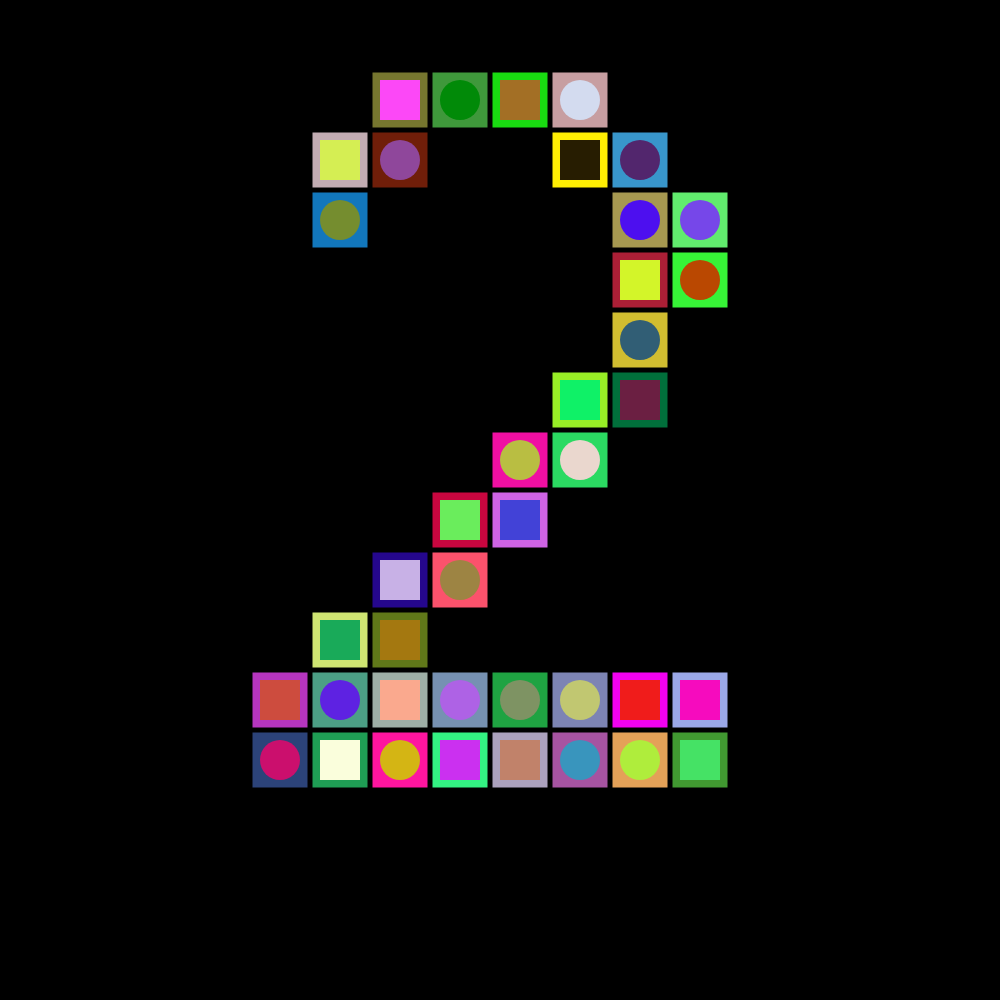
Frame 1 (no input)
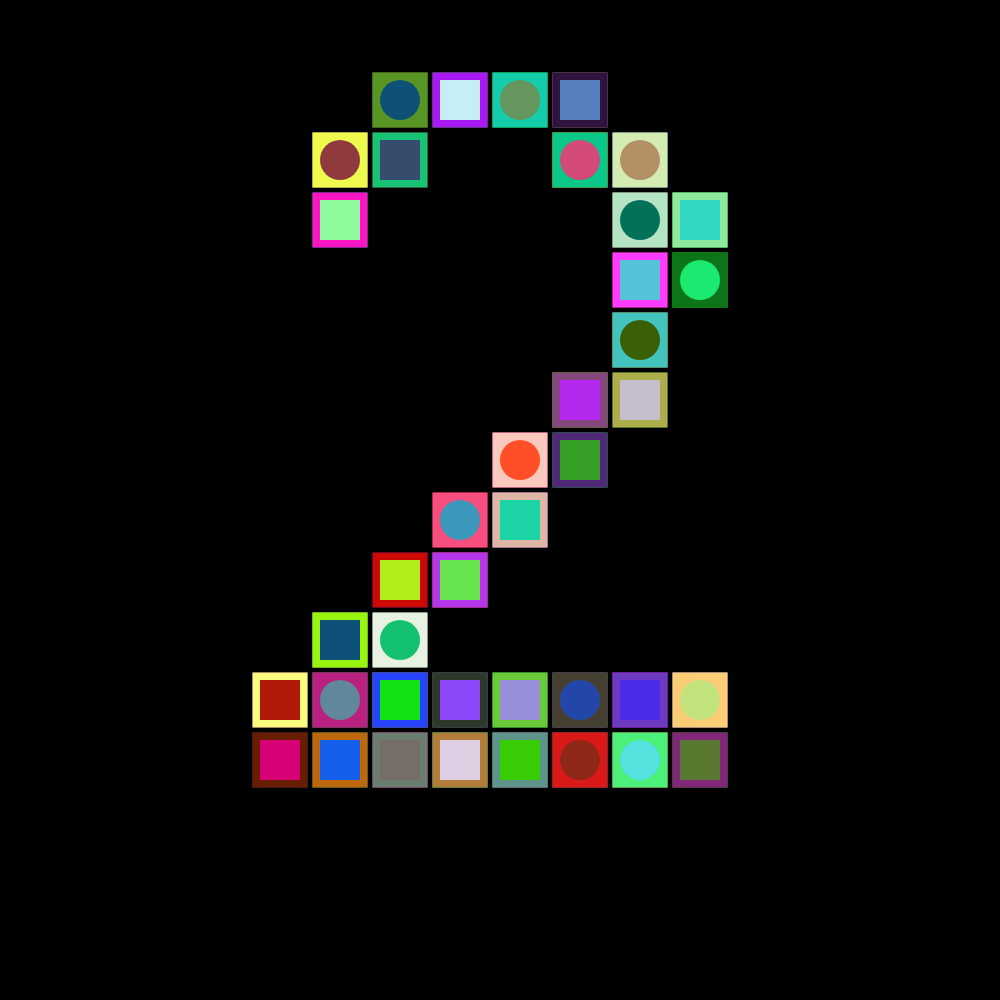
Frame 2 (the mouse pressed at the canvas centre, redrawn once)

The p5.js sketch that drew these frames (run headless with seeded random() and noise() and a simulated clock; the mouse was pressed at the canvas centre and the sketch redrawn once):

// p5.js sketch
// ── sketch.js
const canvasWidth = 1000;
const canvasHeight = 1000;
let pg;
let pg2;

let textList = [];

function setup() {
  createCanvas(canvasWidth, canvasHeight);
  background(0);
  frameRate(60);
  noStroke();

  pg = createGraphics(canvasWidth, canvasHeight);
  pg2 = createGraphics(canvasWidth, canvasHeight);

  pg.background(0);

  pg2.background(0);

  pg2.textSize(500);
  pg2.textAlign(CENTER, CENTER);

  pg2.fill(255);
  pg2.text("2", width / 2, height / 2);

  for (let x = 0; x < pg.width; x += 30) {
    for (let y = 0; y < pg.height; y += 30) {
      const currentC = pg2.get(x, y);
      if (brightness(color(currentC)) > 50) {
        fill(255);
        textList.push({ x, y });
      }
    }
  }
}

function draw() {
  background(0);
  pg.noStroke();
  pg.rectMode(CENTER);
  if (frameCount % 30 == 0) {
    pg.background(0);
  }

  for (const item of textList) {
    pg.push();
    pg.translate(item.x, item.y);
    pg.scale(1);
    pg.fill(random(255), random(255), random(255));
    pg.rect(item.x - width / 2, item.y - height / 2, 55, 55);
    if (random() < 0.5) {
      pg.fill(random(255), random(255), random(255));
      pg.rect(item.x - width / 2, item.y - height / 2, 40, 40);
    } else {
      pg.fill(random(255), random(255), random(255));
      pg.ellipse(item.x - width / 2, item.y - height / 2, 40, 40);
    }
    pg.pop();
  }

  image(pg, 0, 0);

  noLoop();
}
